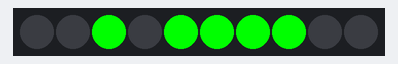
A program run on a simulated MicroPython board. Shown: 10 RGB LEDs in strip order, left to right. Random numbers come from a fixed seed; library files of the repository ran but are not shown: neopixel.py.

Above: at 0.1 s.
At 4.6 s:
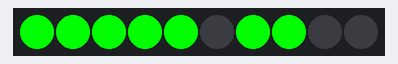
At 9.6 s:
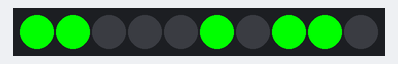
At 19.6 s:
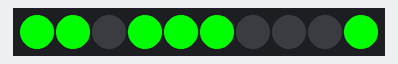
At 29.1 s:
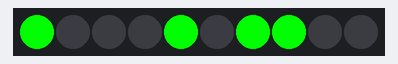
At 39.1 s:
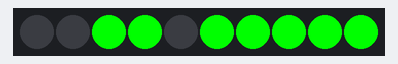

The program:

neopixel_test.py
```python
import time
import random
from machine import Pin
from neopixel import NeoPixel

# MicroMod: G0 == Pin-15
# Huzzah-32: 15
pin_num = 8

# Number of Pixel in board/strip/matrix
num_pixels = 10

# RGB == 3 | RGBW == 4
bits_per_pixel = 3

pin = Pin(pin_num, Pin.OUT)
np = NeoPixel(pin, num_pixels, bpp=bits_per_pixel)

def random_fill():
    for i in range(0,num_pixels):
        red = random.randint(0,255)
        green = random.randint(0,255)
        blue = random.randint(0,255)
        white = random.randint(0,32)

        if bits_per_pixel == 3:
            np[i] = (red, green, blue)
        else:
            np[i] = (red, green, blue, white)

    np.write()

def matrix():
    for i in range(0, num_pixels):
        color = random.choice(((0,0,0,0),(0,255,0,0)))
        np[i] = color

    np.write()
# -----------------------------------------------------------------------------
while True:
    # random_fill()
    matrix()
    time.sleep(0.5)
```

Measured:
- what the display in image 1 shows lasts 0.5 s, from 4.5 s to 5.0 s
